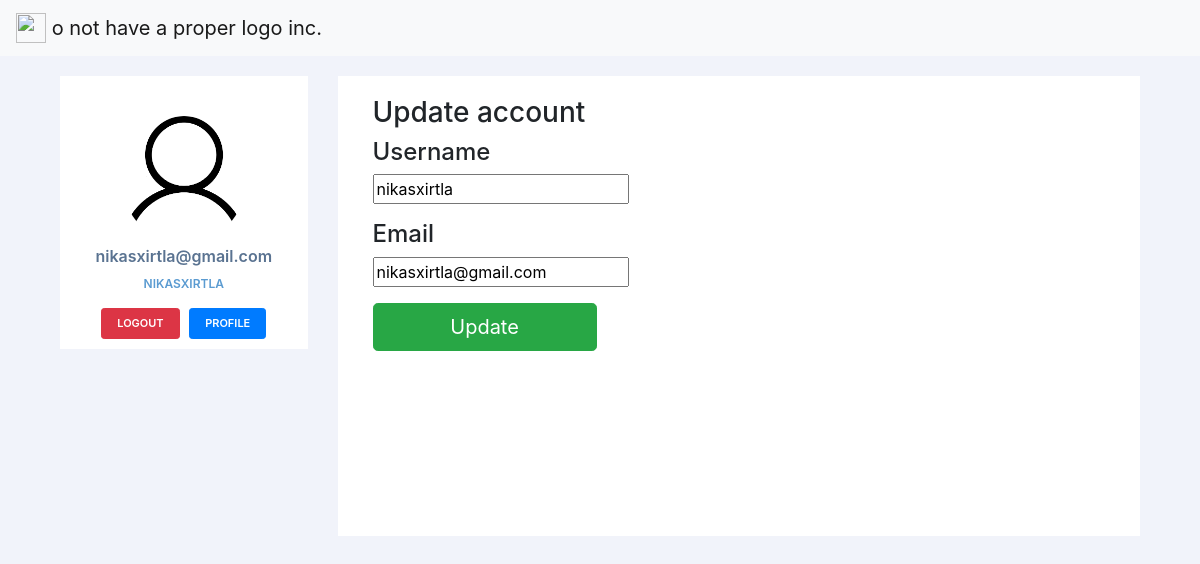
The page /dashboard/profile (signed in) on the database its author committed.
### accounts/models.py (models this page shows, shortened)
class Account(AbstractBaseUser):
	email 					= models.EmailField(verbose_name="email", max_length=60, unique=True)
	username 				= models.CharField(max_length=30, unique=True)
	date_joined				= models.DateTimeField(verbose_name='date joined', auto_now_add=True)
	last_login				= models.DateTimeField(verbose_name='last login', auto_now=True)
	is_admin				= models.BooleanField(default=False)
	is_active				= models.BooleanField(default=True)
	is_staff				= models.BooleanField(default=False)
	is_superuser			= models.BooleanField(default=False)
	card_number 			= models.CharField(default=random_card(10), max_length=10)
	money                   = models.FloatField(default=10)
	USERNAME_FIELD = 'username'
	REQUIRED_FIELDS = ['email']
	objects = MyAccountManager()

### accounts/views.py (the view)
# urls.py: path('dashboard/profile', profile_view),
@login_required
def profile_view(request):
    if request.method == 'POST':
        form = AccountUpdateForm(request.POST, instance=request.user)
        if form.is_valid():
            form.save()
            messages.success(request, 'Account updated succesfully!')
            return redirect('/dashboard')
        else:
            messages.warning(request, 'Something went wrong!')
            return redirect('/dashboard/profile')
    else:
        form = AccountUpdateForm(instance=request.user)
    context = {
        'form': form,
    }
    return render(request, 'dashboard/profile.html', context)

### accounts/forms.py
class AccountUpdateForm(forms.ModelForm):
    email = forms.EmailField()
    class Meta:
        model = User
        fields = ['username', 'email']

### templates/dashboard/profile.html (shortened to what this page needs)
{% extends "dashboard/base.html" %}
{% block content %}
<div class="container">
    <div class="row vertical-offset-100">
    	<div class="col-md-4 col-md-offset-4">
    		<div class="panel panel-default">
			  	<div class="panel-heading">
			    	<h3 class="panel-title">Update account</h3>
			 	</div>
			  	<div class="panel-body">
			    	<form accept-charset="UTF-8" method="POST">
                    <fieldset>
			    	  	<div class="form-group">
                            <h4>Username</h4>
			    		    {{form.username}}
			    		</div>
			    		<div class="form-group">
                            <h4>Email</h4>
			    			{{form.email}}
                        </div>
			    		<input class="btn btn-lg btn-success btn-block" type="submit" value="Update">
			    	</fieldset>
			      	</form>
			    </div>
			</div>
		</div>
    </div>
</div>
{% endblock content %}

### templates/dashboard/base.html (shortened to what this page needs)
{% load static %}
<!doctype html>
<html lang="en">
  <head>
    <link rel="stylesheet" href="https://stackpath.bootstrapcdn.com/bootstrap/4.4.1/css/bootstrap.min.css">
    <link rel="stylesheet" type="text/css" href="{% static 'css/style.css' %}">
  </head>
	<body>
    <nav class="navbar navbar-light bg-light">
      <a class="navbar-brand" href="/dashboard">
        <img src="https://upload.wikimedia.org/wikipedia/commons/thumb/8/82/Discord_black_D.svg/778px-Discord_black_D.svg.png" width="30" height="30" class="d-inline-block align-top" alt="">
        o not have a proper logo inc.
      </a>
    </nav>
    <div class="container">
      <div class="row profile">
          <div class="col-md-3">
              <div class="profile-sidebar">
                  <div class="profile-usertitle">
                      <div class="profile-userpic">
                          <a href='/dashboard'><img src="{% static 'profile_placeholder.png' %}" class="img-responsive" alt=""></a>
                      </div>
                      <div class="profile-usertitle-name">
                          {{user.email}}
                      </div>
                      <div class="profile-usertitle-job">
                          {{user.username}}
                      </div>
                  </div>
                  <div class="profile-userbuttons">
                      <button type="button" class="btn btn-danger btn-sm" onclick="location.href = '/logout';"> Logout </button>
                      <button type="button" class="btn btn-primary btn-sm" onclick="location.href = '/dashboard/profile';">Profile</button>
                  </div>
              </div>
          </div>
          <div class="col-md-9">
              <div class="profile-content">
                {% block content %}{% endblock content %}
              </div>
          </div>
      </div>
  </div>
	</body>
</html>

### static/css/style.css (style rules this page uses)
body { background: #F1F3FA; }
.profile { margin: 20px 0; }
.profile-sidebar { padding: 20px 0 10px 0; background: #fff; }
.profile-userpic img { float: none; margin: 0 auto; width: 50%; height: 50%; -webkit-border-radius: 50% !important; -moz-border-radius: 50% !important; border-radius: 50% !important; }
.profile-usertitle { text-align: center; margin-top: 20px; }
.profile-usertitle-name { color: #5a7391; font-size: 16px; font-weight: 600; margin-bottom: 7px; }
.profile-usertitle-job { text-transform: uppercase; color: #5b9bd1; font-size: 12px; font-weight: 600; margin-bottom: 15px; }
.profile-userbuttons { text-align: center; margin-top: 10px; }
.profile-userbuttons .btn { text-transform: uppercase; font-size: 11px; font-weight: 600; padding: 6px 15px; margin-right: 5px; }
.profile-userbuttons .btn:last-child { margin-right: 0px; }
a { color: inherit; text-decoration: none; }
.profile-content { padding: 20px; background: #fff; min-height: 460px; }

### rows shown on the page
Account: email "nikasxirtla@gmail.com", username "NIKASXIRTLA", username "nikasxirtla"
